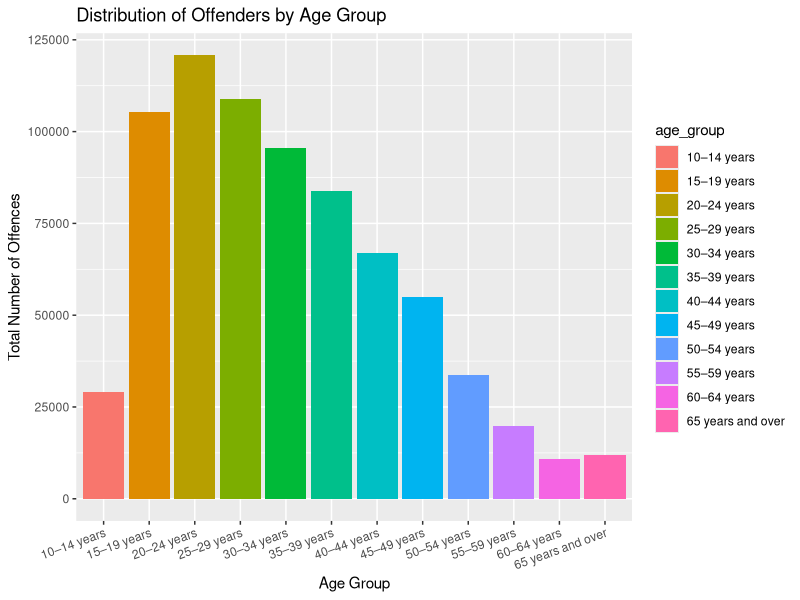
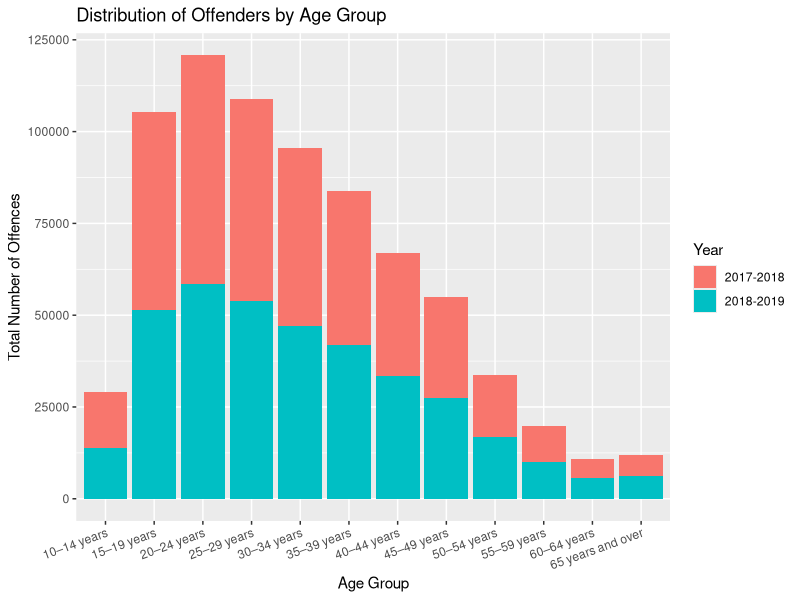
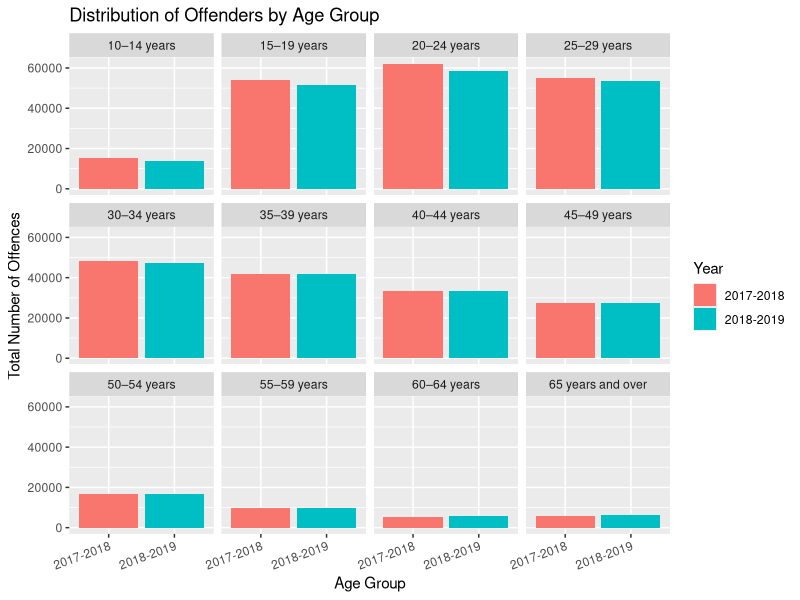

Here is the R script that generated these plots, in order:
## ---- chunk 1
knitr::opts_chunk$set(echo = FALSE, cache=TRUE, messages=FALSE, warning=FALSE)
# Make sure you have the latest versions of rmarkdown and bookdown installed
library(ggplot2)
library(tidyverse)
library(readxl)
library(lubridate)
## ---- chunk 2
crime_age_201819 <- read_excel(here::here("data/1.+offenders,+australia.xls"), sheet = 4, range = "A5:M21")

crime_age_201718 <- read_excel(here::here("data/1.+offenders,+australia.xls"), sheet = 4, range = "A5:M38") 
crime_age_201718 <- crime_age_201718[-c(1:18),]
## ---- chunk 3
crime_age_201819 <- crime_age_201819 %>%
  filter(!is.na(`Principal offence`))

#so that the data can be pivoted longer
crime_age_201718$`10–14 years` = as.double(crime_age_201718$`10–14 years`)
crime_age_201819$`10–14 years` = as.double(crime_age_201819$`10–14 years`)

crime_age_201718_2 <- crime_age_201718 %>%
  pivot_longer(cols = -`Principal offence`,
               names_to = "Age group",
               values_to = "Number of Offences")

crime_age_201718_2$Year <- "2017-2018"

crime_age_201819_2 <- crime_age_201819 %>%
  pivot_longer(cols = -`Principal offence`,
               names_to = "Age group",
               values_to = "Number of Offences") 

crime_age_201819_2$Year <- "2018-2019"

## ---- chunk 4
combined_age <- crime_age_201819_2 %>%
  bind_rows(crime_age_201718_2)

#changing column names
combined_age <- combined_age %>%
  rename("principal_offence" = `Principal offence`,
         "age_group" = `Age group`, 
         "number_offences" = `Number of Offences`)

combined_age$number_offences = as.numeric(combined_age$number_offences)

## ---- chunk 5
combined_age %>% 
  group_by(age_group) %>%
  summarise(total = sum(number_offences)) %>%
  ggplot() +
  geom_col(aes(x = age_group,
             y= total,
             fill = age_group)) +
  theme(axis.text.x = element_text(angle = 20, hjust = 1)) +
  ylab("Total Number of Offences") +
  xlab("Age Group") +
  labs(title = "Distribution of Offenders by Age Group")
## ---- chunk 6
combined_age %>% 
  group_by(age_group, Year) %>%
  summarise(total = sum(number_offences)) %>%
  ggplot() +
  geom_col(aes(x = age_group,
             y= total,
             fill = Year)) +
  theme(axis.text.x = element_text(angle = 20, hjust = 1)) +
  ylab("Total Number of Offences") +
  xlab("Age Group") +
  labs(title = "Distribution of Offenders by Age Group") 
## ---- chunk 7
combined_age %>% 
  group_by(age_group, Year) %>%
  summarise(total = sum(number_offences)) %>%
  ggplot() +
  geom_col(aes(x = Year,
             y= total,
             fill = Year)) +
  theme(axis.text.x = element_text(angle = 20, hjust = 1)) +
  ylab("Total Number of Offences") +
  xlab("Age Group") +
  labs(title = "Distribution of Offenders by Age Group") +
  facet_wrap(~age_group)
